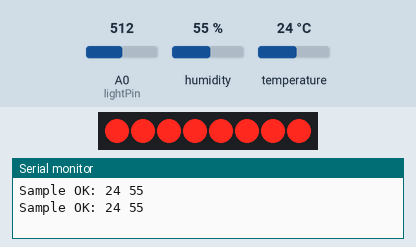
Recording of a sketch running on a simulated Arduino Uno, built with avr-gcc and run on an emulated ATmega328P. Parts: 8 shift-register outputs drawn as a row of LEDs (first output left, lit = HIGH), the last lines printed to the serial monitor. Wiring (inferred from the names in the program): shift register (74HC595): data pin 12; shift clock pin 9; latch pin 11. Wiring (inferred from the signals the program sends): row of LEDs: on Q0, Q1, Q2, Q3, Q4, Q5, Q6, Q7. Inputs (shaded band) come from the test bench; at power-on: temperature 24 °C, A0 (lightPin) = 512, humidity 55 %.

Above: at 1.8 s.
1.9 s: temperature set to 26 °C
3.4 s: temperature set to 29 °C
At 4.6 s:
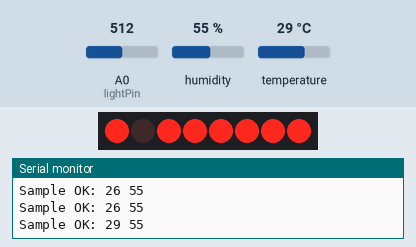
5.6 s: A0 (lightPin) set to 318
7.3 s: A0 (lightPin) set to 289
At 8.8 s:
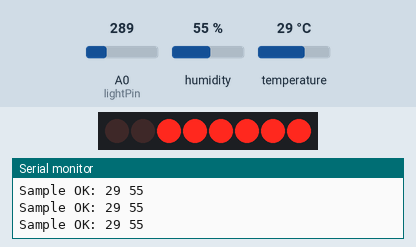
9.7 s: temperature set to 12 °C
At 10.9 s:
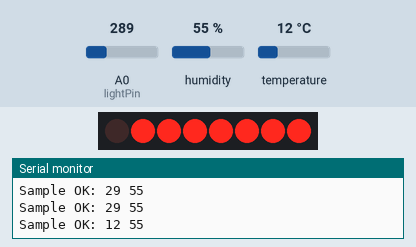
11.7 s: temperature set to 28 °C
At 13.0 s:
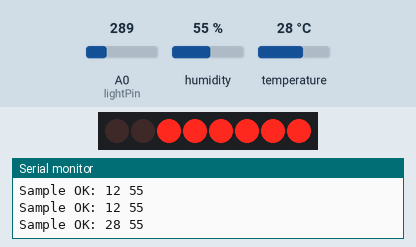
Timing chart, 0 to 14.7 s (numbered marks = the images above; inputs shaded):
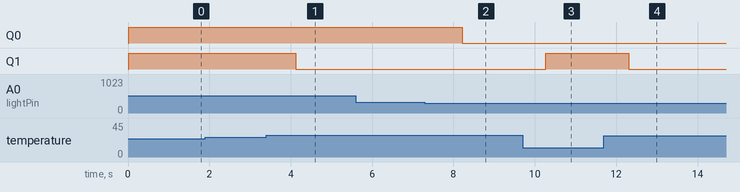

The sketch:

lightTempShifting.ino
```cpp
//www.elegoo.com
//2016.12.9

#include <SimpleDHT.h>

int pinDHT11 = 2;
int lightPin = 0;
int latchPin = 11;
int clockPin = 9;
int dataPin = 12;

byte trigger = 0;
int lightLevel = 0;
int lightReading = 0;

SimpleDHT11 dht11;
byte temperature = 0;
byte humidity = 0;
byte data[40] = {0};

void setup()
{
  Serial.begin(9600);
  pinMode(latchPin, OUTPUT);
  pinMode(dataPin, OUTPUT);
  pinMode(clockPin, OUTPUT);
}
void updateShiftRegister()
{
  digitalWrite(latchPin, LOW);
  shiftOut(dataPin, clockPin, LSBFIRST, trigger);
  digitalWrite(latchPin, HIGH);
}
void loop()
{
  if ((dht11.read(pinDHT11, &temperature, &humidity, data))) {
    //Serial.print("Read DHT11 failed");
    return;
  }
  else {
    Serial.print("Sample OK: ");
    Serial.print((int)temperature);
    Serial.print(" ");
    Serial.print((int)humidity);
    Serial.print("   \n");
  }

  lightReading  = analogRead(lightPin); // 1023 < reading < 0
  lightLevel = lightReading / 102;  // ~10 < lightLevel < 0
  if (lightLevel < 3) trigger = 128; // 10000000
  else trigger = 0; // 00000000
  if ((int)temperature > 27) trigger += 64; //01000000
  else trigger += 0; // 00000000

  updateShiftRegister();
  delay(1000);
}
```

Measured:
- the behaviour switches between 27 and 28 °C on temperature (found by bisection; images 0 and 1)
- the behaviour switches between 306 and 305 on A0 (lightPin) (found by bisection; images 1 and 2)
- after the input at 3.4 s, Q1: HIGH → LOW after 0.72 s
- after the input at 7.3 s, Q0: HIGH → LOW after 0.92 s
- after the input at 9.7 s, Q1: LOW → HIGH after 0.56 s
- after the input at 11.7 s, Q1: HIGH → LOW after 0.61 s
